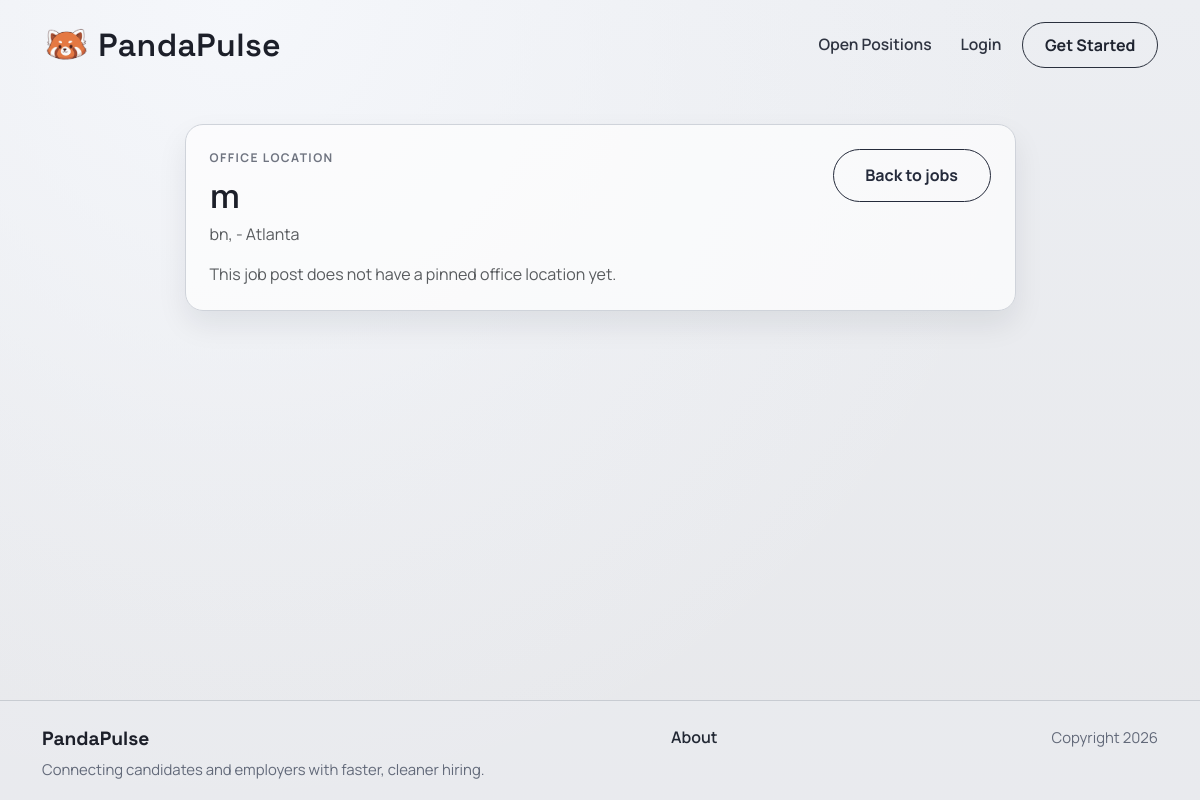
The app's page /map/jobposts/1/, older data.
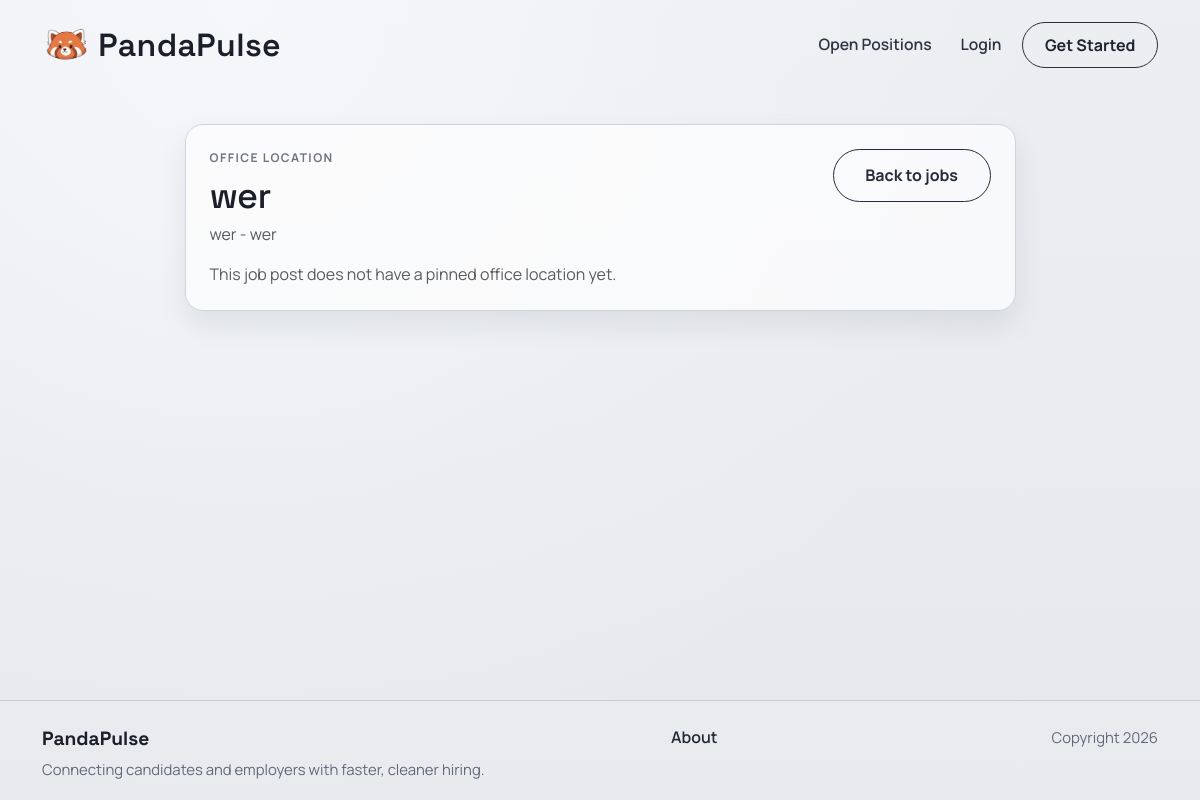
The same page, newer data.
### jobposts/models.py (models this page shows, shortened)
class JobPost(models.Model):
    owner = models.ForeignKey(
        settings.AUTH_USER_MODEL,
        on_delete=models.CASCADE,
        related_name='job_posts',
        null=True,
        blank=True,
    )
    title = models.CharField(max_length=200)
    company = models.CharField(max_length=150)
    location = models.CharField(max_length=150)
    pay_range = models.CharField(max_length=100)
    skills = models.CharField(max_length=300, blank=True)
    salary_min = models.IntegerField(null=True, blank=True)
    salary_max = models.IntegerField(null=True, blank=True)
    WORK_SETTING_CHOICES = [
        ("remote", "Remote"),
        ("onsite", "On-site"),
        ("hybrid", "Hybrid"),
    ]
    work_setting = models.CharField(max_length=20, choices=WORK_SETTING_CHOICES, default="onsite")
    visa_sponsorship = models.BooleanField(default=False)
    description = models.TextField()
    created_at = models.DateTimeField(auto_now_add=True)

### map/views.py (the view)
# urls.py: path('jobposts/<int:post_id>/', views.job_location, name='map.job_location'),
def job_location(request, post_id):
    post = get_object_or_404(
        JobPost.objects.select_related('office_location'),
        pk=post_id,
    )
    template_data = {
        'title': f'{post.title} Location',
        'post': post,
    }
    return render(request, 'map/job_location.html', {'template_data': template_data})

### accounts/context_processors.py (called while the page is built)
def can_post_job(request):
    if not request.user.is_authenticated:
        return {"can_post_job": False}
    is_employer = Profile.objects.filter(
        user=request.user,
        account_type=Profile.AccountType.EMPLOYER,
    ).exists()
    return {"can_post_job": is_employer}

### map/templates/map/job_location.html (shortened to what this page needs)
{% extends 'base.html' %}
{% block content %}
<section class="page-shell">
  <div class="container">
    <div class="row justify-content-center">
      <div class="col-lg-9">
        <div class="surface-card">
          <div class="d-flex justify-content-between align-items-start gap-3 flex-wrap">
            <div>
              <p class="page-kicker mb-2">Office location</p>
              <h1 class="page-title page-title-sm mb-1">{{ template_data.post.title }}</h1>
              <div class="text-muted">{{ template_data.post.company }} - {{ template_data.post.location }}</div>
            </div>
            <a href="{% url 'jobposts.search' %}" class="secondary-btn">Back to jobs</a>
          </div>
          {% if template_data.post.office_location %}
          <div class="ratio ratio-16x9 mt-4">
            <iframe title="Office location map" src="{{ template_data.post.office_location.osm_embed_url }}" style="border: 1px solid #e5e7eb;" loading="lazy"></iframe>
          </div>
          <div class="mt-3 small text-muted">
            {% if template_data.post.office_location.full_address %}
              {{ template_data.post.office_location.full_address }} -
            {% endif %}
            <a href="{{ template_data.post.office_location.osm_link_url }}" target="_blank" rel="noopener">Open in OpenStreetMap</a>
          </div>
          {% else %}
          <p class="text-muted mt-3 mb-0">This job post does not have a pinned office location yet.</p>
          {% endif %}
        </div>
      </div>
    </div>
  </div>
</section>
{% endblock content %}

Row changes from the older to the newer data that the page shows:
changed JobPost: post "m" → "wer"; post.company "bn," → "wer"; post.location "Atlanta" → "wer"
